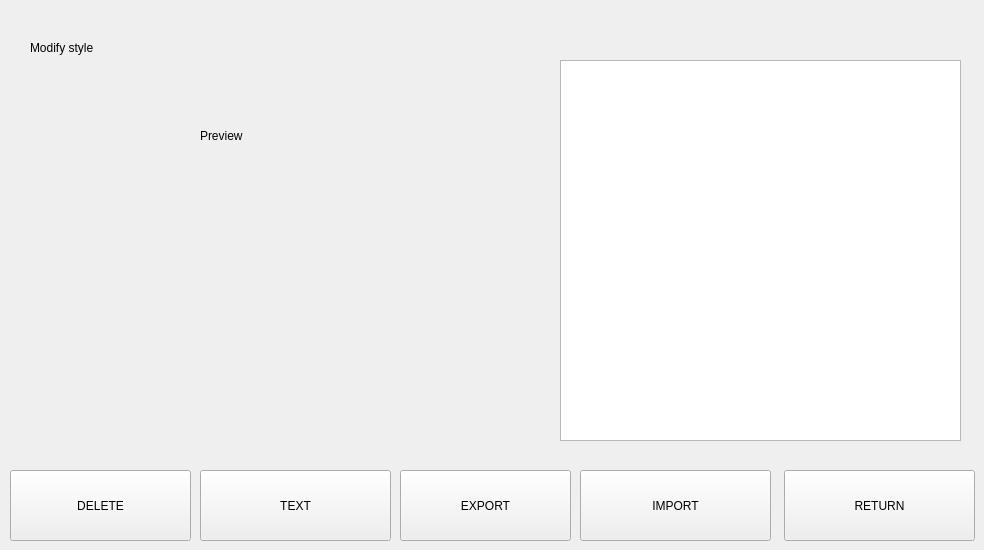
     <widget class="QWidget" name="page32_style">
      <widget class="QLabel" name="label_32_preview">
       <property name="geometry">
        <rect>
         <x>200</x>
         <y>110</y>
         <width>300</width>
         <height>51</height>
        </rect>
       </property>
       <property name="text">
        <string>Preview</string>
       </property>
      </widget>
      <widget class="QLabel" name="img_32_preview">
       <property name="geometry">
        <rect>
         <x>30</x>
         <y>170</y>
         <width>480</width>
         <height>272</height>
        </rect>
       </property>
       <property name="minimumSize">
        <size>
         <width>480</width>
         <height>272</height>
        </size>
       </property>
       <property name="maximumSize">
        <size>
         <width>480</width>
         <height>272</height>
        </size>
       </property>
       <property name="text">
        <string/>
       </property>
      </widget>
      <widget class="QLabel" name="label_32_title">
       <property name="geometry">
        <rect>
         <x>30</x>
         <y>10</y>
         <width>681</width>
         <height>76</height>
        </rect>
       </property>
       <property name="text">
        <string>Modify style</string>
       </property>
      </widget>
      <widget class="QPushButton" name="btn_32_import">
       <property name="geometry">
        <rect>
         <x>580</x>
         <y>470</y>
         <width>191</width>
         <height>71</height>
        </rect>
       </property>
       <property name="text">
        <string>IMPORT</string>
       </property>
      </widget>
      <widget class="QPushButton" name="btn_32_return">
       <property name="geometry">
        <rect>
         <x>784</x>
         <y>470</y>
         <width>191</width>
         <height>71</height>
        </rect>
       </property>
       <property name="text">
        <string>RETURN</string>
       </property>
      </widget>
      <widget class="QListWidget" name="list_32_style">
       <property name="geometry">
        <rect>
         <x>560</x>
         <y>60</y>
         <width>401</width>
         <height>381</height>
        </rect>
       </property>
      </widget>
      <widget class="QPushButton" name="btn_32_export">
       <property name="geometry">
        <rect>
         <x>400</x>
         <y>470</y>
         <width>171</width>
         <height>71</height>
        </rect>
       </property>
       <property name="text">
        <string>EXPORT</string>
       </property>
      </widget>
      <widget class="QPushButton" name="btn_32_remove">
       <property name="geometry">
        <rect>
         <x>10</x>
         <y>470</y>
         <width>181</width>
         <height>71</height>
        </rect>
       </property>
       <property name="text">
        <string>DELETE</string>
       </property>
      </widget>
      <widget class="QPushButton" name="btn_32_text">
       <property name="geometry">
        <rect>
         <x>200</x>
         <y>470</y>
         <width>191</width>
         <height>71</height>
        </rect>
       </property>
       <property name="text">
        <string>TEXT</string>
       </property>
      </widget>
     </widget>
